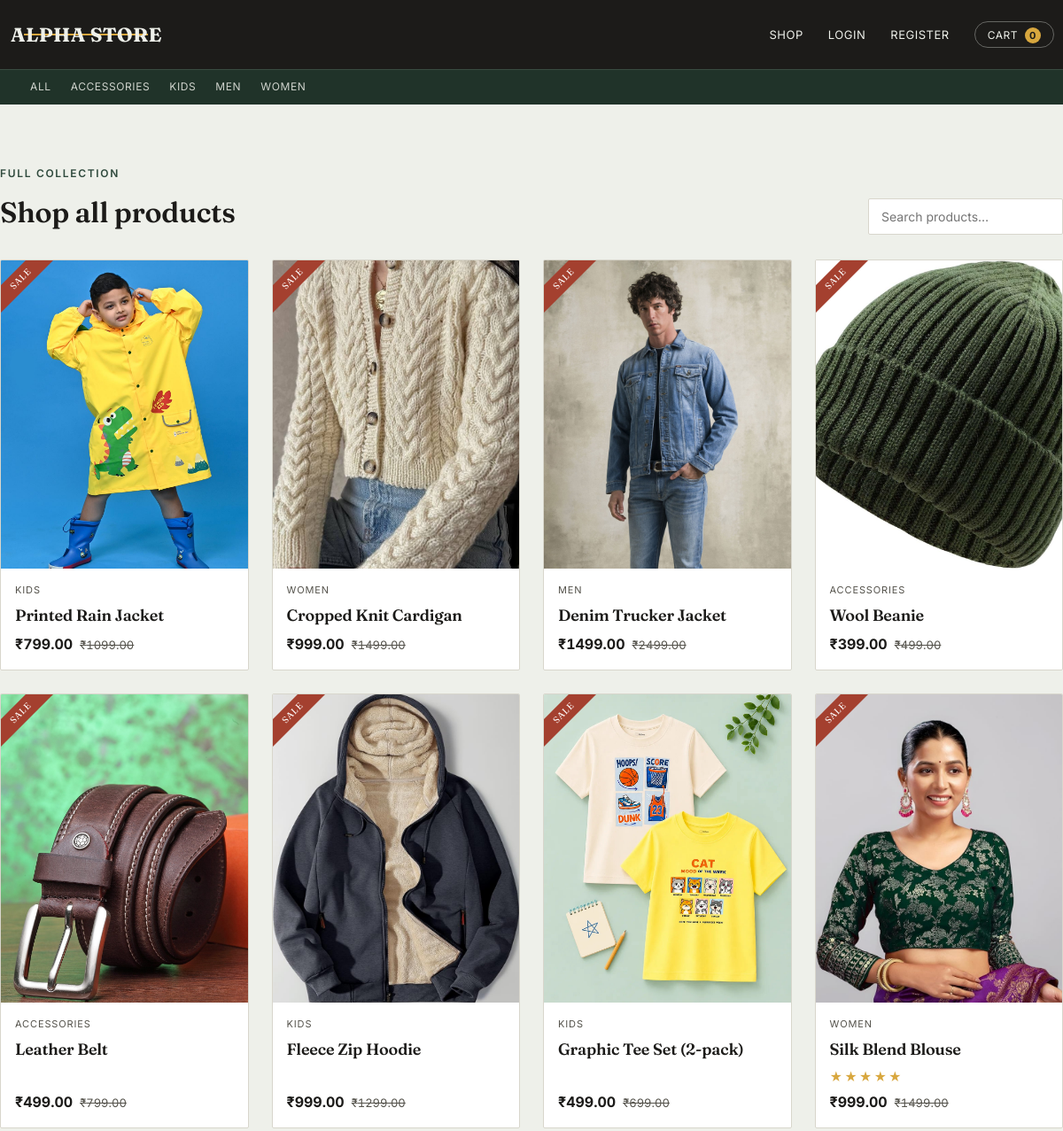
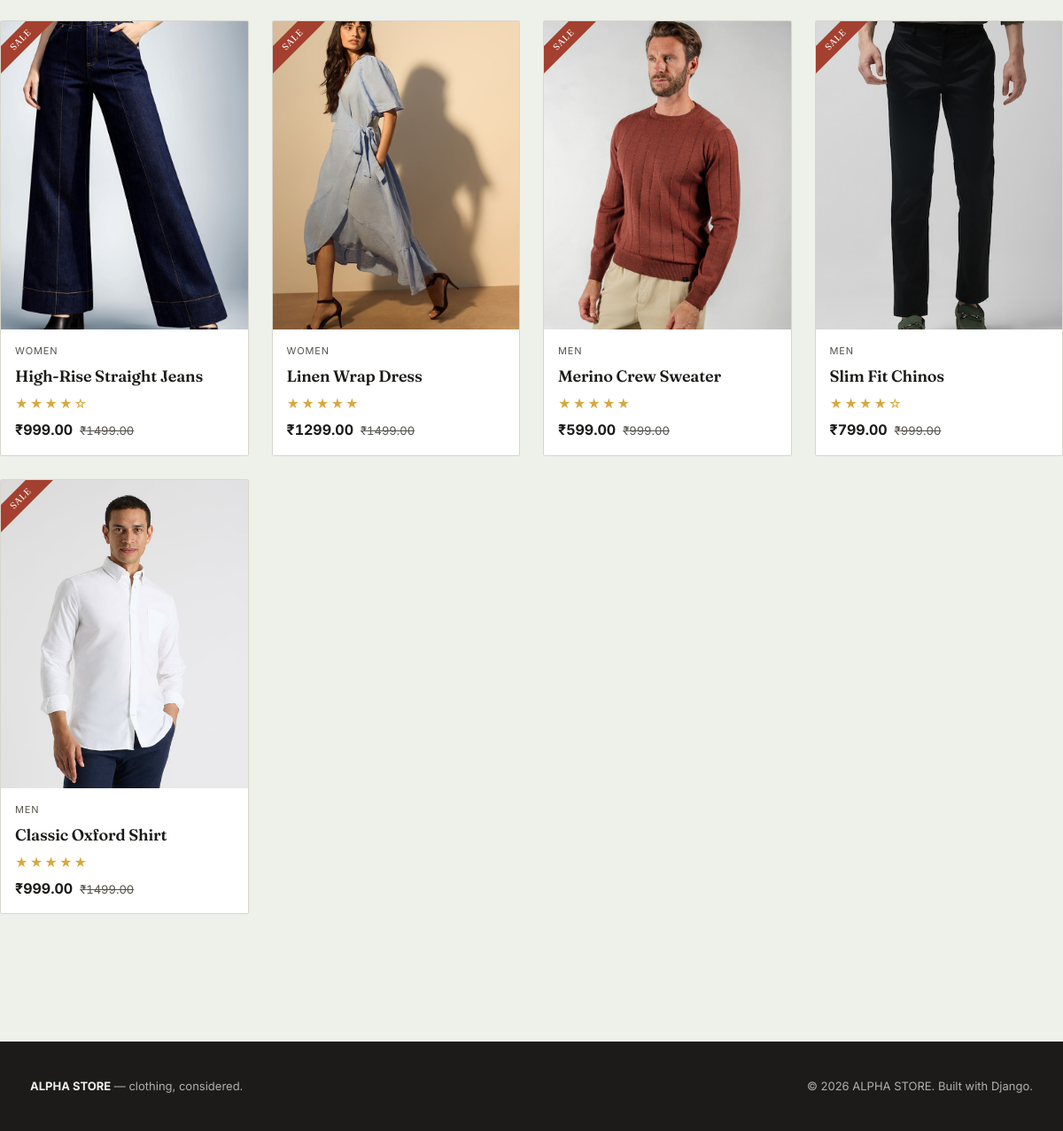
Screenshot of /products/ with the database file from the repository (2 pictures, top to bottom).
### store/models.py (models this page shows, shortened)
class Category(models.Model):
    name = models.CharField(max_length=120, unique=True)
    slug = models.SlugField(max_length=140, unique=True)
    image = models.ImageField(
        upload_to='categories/', blank=True, null=True,
        help_text='Shown on the homepage "Find your section" tile for this category.'
    )
    class Meta:
        ordering = ['name']
        verbose_name_plural = 'Categories'
    def get_absolute_url(self):
        return reverse('store:product_list_by_category', args=[self.slug])

class Product(models.Model):
    SIZE_CHOICES = [
        ('XS', 'Extra Small'),
        ('S', 'Small'),
        ('M', 'Medium'),
        ('L', 'Large'),
        ('XL', 'Extra Large'),
        ('XXL', 'Double Extra Large'),
    ]
    category = models.ForeignKey(
        Category, related_name='products', on_delete=models.CASCADE
    )
    name = models.CharField(max_length=200)
    slug = models.SlugField(max_length=220, unique=True)
    description = models.TextField(blank=True)
    price = models.DecimalField(max_digits=10, decimal_places=2)
    discount_price = models.DecimalField(
        max_digits=10, decimal_places=2, blank=True, null=True,
        help_text='Optional sale price shown instead of the regular price.'
    )
    image = models.ImageField(upload_to='products/%Y/%m/', blank=True, null=True)
    color = models.CharField(max_length=50, blank=True)
    available_sizes = models.CharField(
        max_length=100, blank=True,
        help_text='Comma separated sizes, e.g. S,M,L,XL'
    )
    stock = models.PositiveIntegerField(default=0)
    available = models.BooleanField(default=True)
    created_at = models.DateTimeField(auto_now_add=True)
    updated_at = models.DateTimeField(auto_now=True)
    class Meta:
        ordering = ['-created_at']
        indexes = [
            models.Index(fields=['id', 'slug']),
        ]
    def get_absolute_url(self):
        return reverse('store:product_detail', args=[self.id, self.slug])
    @property
    def current_price(self):
        return self.discount_price if self.discount_price else self.price
    @property
    def rating_rounded(self):
        result = self.reviews.aggregate(avg=models.Avg('rating'))['avg']
        return int(round(result)) if result else 0
    @property
    def review_count(self):
        return self.reviews.count()

### store/views.py (the view)
# urls.py: path('products/', views.product_list, name='product_list'),
def product_list(request, category_slug=None):
    category = None
    categories = Category.objects.all()
    products = Product.objects.filter(available=True)
    if category_slug:
        category = get_object_or_404(Category, slug=category_slug)
        products = products.filter(category=category)
    query = request.GET.get('q')
    if query:
        products = products.filter(name__icontains=query)
    return render(request, 'store/product_list.html', {
        'category': category,
        'categories': categories,
        'products': products,
        'query': query or '',
    })

### store/cart.py (called while the page is built)
    def __len__(self):
        return sum(item['quantity'] for item in self.cart.values())

### store/context_processors.py (called while the page is built)
def cart(request):
    return {'cart': Cart(request)}

def categories(request):
    return {'categories_nav': Category.objects.all()}

### store/templates/store/product_list.html (shortened to what this page needs)
{% extends "store/base.html" %}
{% block content %}
<section class="section">
  <div class="section-head">
    <div>
      <span class="eyebrow">{% if category %}{{ category.name }}{% else %}Full collection{% endif %}</span>
      <h2>{% if category %}{{ category.name }}{% else %}Shop all products{% endif %}</h2>
    </div>
    <form method="get" action="{% url 'store:product_list' %}">
      <input type="text" name="q" class="form-control" placeholder="Search products…" value="{{ query }}" style="width:220px;">
    </form>
  </div>
  <div class="product-grid">
    {% for product in products %}
      {% include "store/_product_card.html" %}
    {% empty %}
      <div class="empty-state">
        No products found{% if query %} for "{{ query }}"{% endif %}. Try a different search or category.
      </div>
    {% endfor %}
  </div>
</section>
{% endblock %}

### store/templates/store/base.html (shortened to what this page needs)
{% load static %}
<!DOCTYPE html>
<html lang="en">
<head>
  <link rel="stylesheet" href="{% static 'store/css/style.css' %}">
</head>
<body>
  <header class="site-header">
    <div class="container nav">
      <a href="{% url 'store:home' %}" class="wordmark">
        <span class="wordmark-text">ALPHA STORE</span>
        <span class="wordmark-bar"></span>
      </a>
      <ul class="nav-links">
        <li><a href="{% url 'store:product_list' %}">Shop</a></li>
        {% if user.is_authenticated %}
          <li><a href="{% url 'store:order_history' %}">My Orders</a></li>
          <li><a href="{% url 'store:logout' %}">Logout, {{ user.username }}</a></li>
        {% else %}
          <li><a href="{% url 'store:login' %}">Login</a></li>
          <li><a href="{% url 'store:register' %}">Register</a></li>
        {% endif %}
        <li>
          <a href="{% url 'store:cart_detail' %}" class="cart-pill">
            Cart <span class="cart-count">{{ cart|length }}</span>
          </a>
        </li>
      </ul>
    </div>
    <nav class="category-strip">
      <div class="container">
        <a href="{% url 'store:product_list' %}">All</a>
        {% for cat in categories_nav %}
          <a href="{{ cat.get_absolute_url }}">{{ cat.name }}</a>
        {% endfor %}
      </div>
    </nav>
  </header>
  <main>
    {% block content %}{% endblock %}
  </main>
  <footer class="site-footer">
    <div class="container">
      <div><strong>ALPHA STORE</strong> — clothing, considered.</div>
      <div>&copy; {% now "Y" %} ALPHA STORE. Built with Django.</div>
    </div>
  </footer>
</body>
</html>

### store/templates/store/_product_card.html
{% load static %}
<a href="{{ product.get_absolute_url }}" class="product-card">
  <div class="product-thumb">
    {% if product.discount_price %}<span class="badge-sale">Sale</span>{% endif %}
    {% if product.image %}
      <img src="{{ product.image.url }}" alt="{{ product.name }}">
    {% else %}
      {{ product.name }}
    {% endif %}
  </div>
  <div class="product-body">
    <span class="product-category">{{ product.category.name }}</span>
    <h3 class="product-name">{{ product.name }}</h3>
    {% if product.review_count > 0 %}
      <span class="stars small" aria-hidden="true">
        {% for i in "12345" %}{% if forloop.counter <= product.rating_rounded %}★{% else %}☆{% endif %}{% endfor %}
      </span>
    {% endif %}
    <div class="product-price">
      <span class="price-now">₹{{ product.current_price }}</span>
      {% if product.discount_price %}<span class="price-was">₹{{ product.price }}</span>{% endif %}
    </div>
  </div>
</a>

### rows the page displays
Category: name "ACCESSORIES"
Category: name "KIDS"
Category: name "MEN"
Category: name "WOMEN"
Product: shows "SALE", image (picture), category.name "KIDS", name "Printed Rain Jacket", current_price "799.00", price "1099.00"
Product: shows "SALE", image (picture), category.name "WOMEN", name "Cropped Knit Cardigan", current_price "999.00", price "1499.00"
Product: shows "SALE", image (picture), category.name "MEN", name "Denim Trucker Jacket", current_price "1499.00", price "2499.00"
Product: shows "SALE", image (picture), category.name "ACCESSORIES", name "Wool Beanie", current_price "399.00", price "499.00"
Product: shows "SALE", image (picture), category.name "ACCESSORIES", name "Leather Belt", current_price "499.00", price "799.00"
Product: shows "SALE", image (picture), category.name "KIDS", name "Fleece Zip Hoodie", current_price "999.00", price "1299.00"
Product: shows "SALE", image (picture), category.name "KIDS", name "Graphic Tee Set (2-pack)", current_price "499.00", price "699.00"
Product: shows "SALE", image (picture), category.name "WOMEN", name "Silk Blend Blouse", current_price "999.00", price "1499.00"
Product: shows "SALE", image (picture), category.name "WOMEN", name "High-Rise Straight Jeans", current_price "999.00", price "1499.00"
Product: shows "SALE", image (picture), category.name "WOMEN", name "Linen Wrap Dress", current_price "1299.00", price "1499.00"
Product: shows "SALE", image (picture), category.name "MEN", name "Merino Crew Sweater", current_price "599.00", price "999.00"
Product: shows "SALE", image (picture), category.name "MEN", name "Slim Fit Chinos", current_price "799.00", price "999.00"
Product: shows "SALE", image (picture), category.name "MEN", name "Classic Oxford Shirt", current_price "999.00", price "1499.00"

### other values shown
{{ cart|length }} "0"
